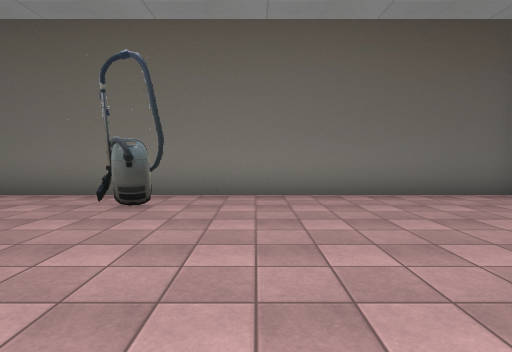
[1] (above)

16 first-person views from a walk through a 3-D level made in the Unity game engine. The camera is 1.5 m above the floor, tilts 4° down and sees 80° across. The floor is counted in squares, 2 m on a side. Each view is taken from the middle of a square. On the plan, view 1 faces up. The plan holds only what a view shows up to about 10 squares ahead; the rest is blank. The place goes on beyond the plan. The player character is not drawn. Some surface patterns are stand-ins.

[2]
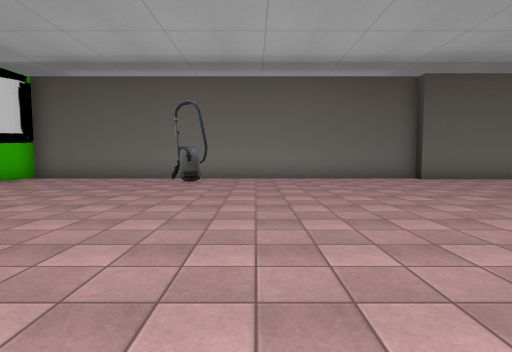

[3]
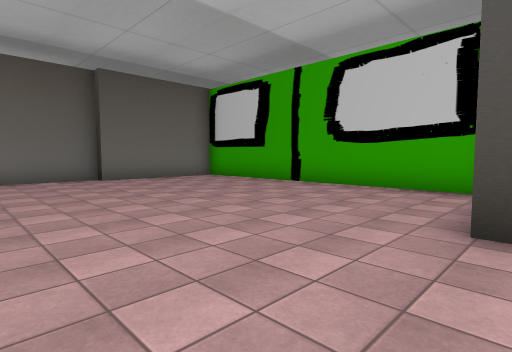

[4]
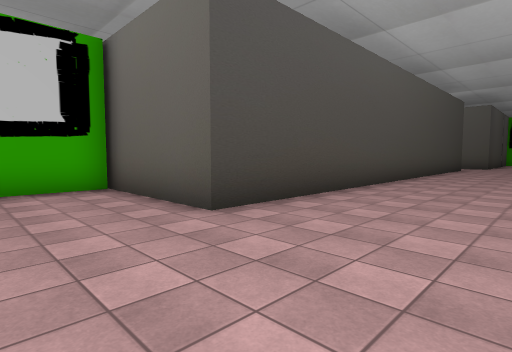

[5]
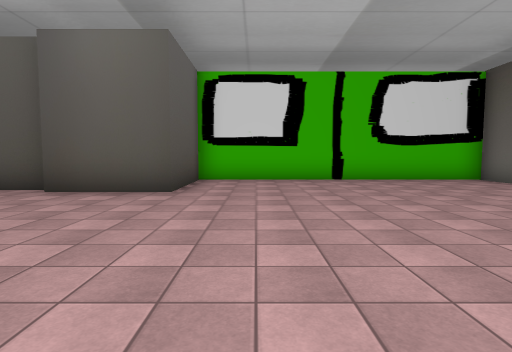

[6]
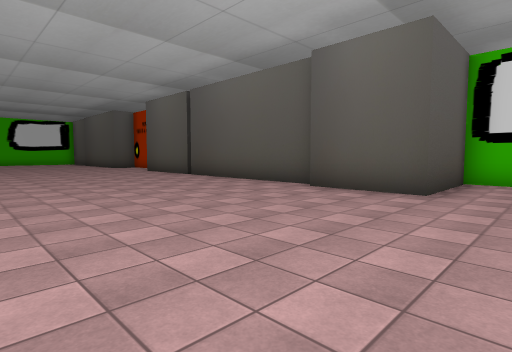

[7]
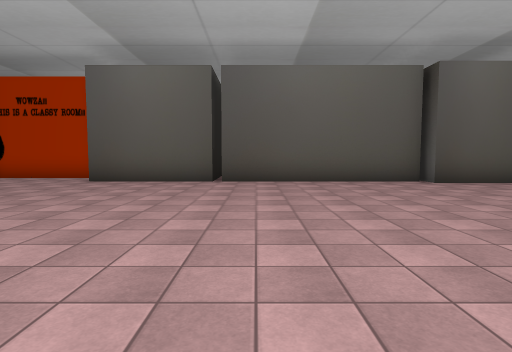

[8]
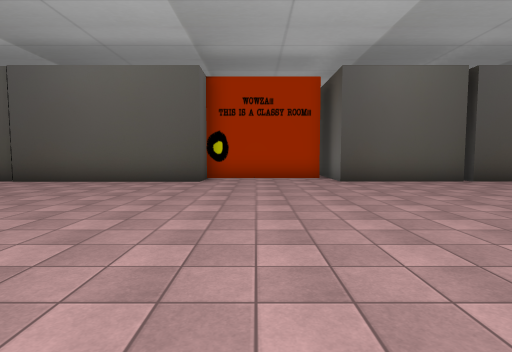

[9]
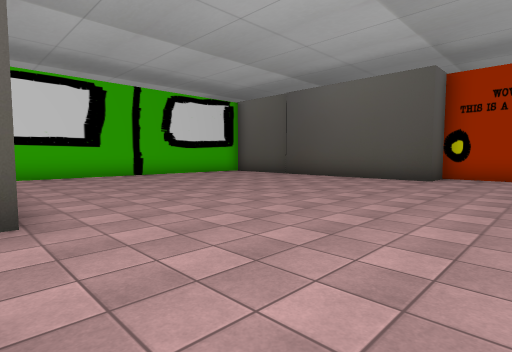

[10]
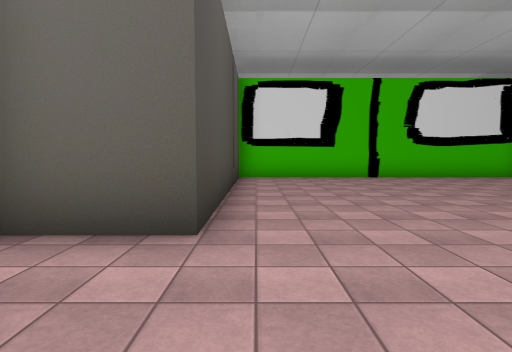

[11]
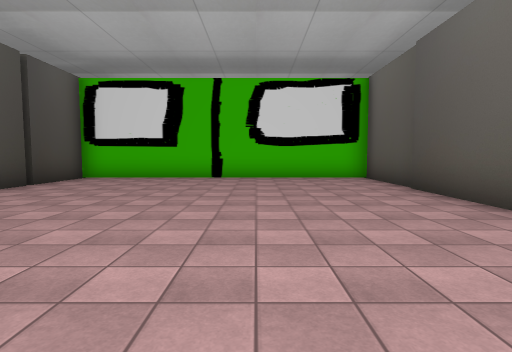

[12]
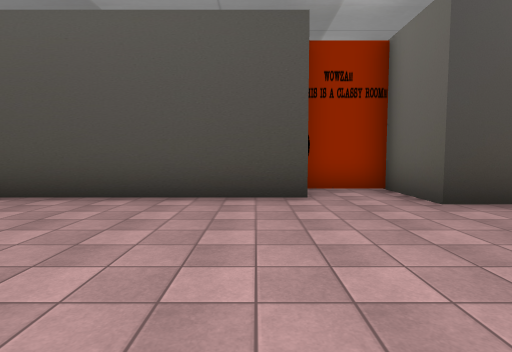

[13]
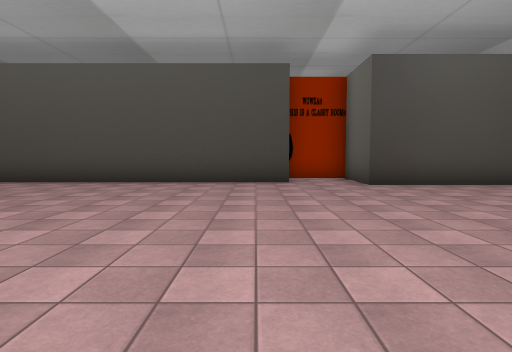

[14]
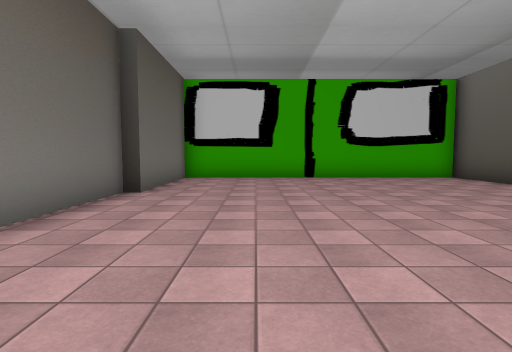

[15]
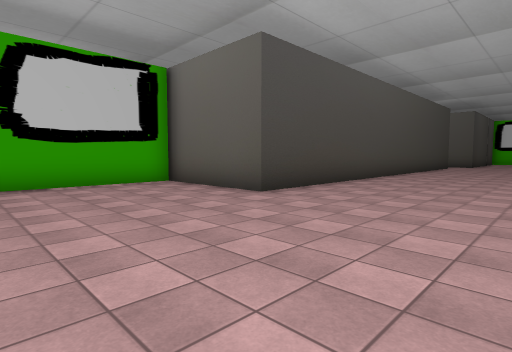

[16]
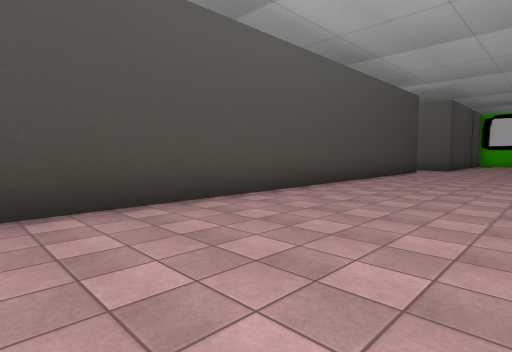

### Floor plan
Points are (right, up) in squares from view 1. A wall is a line through its corners. A room is listed if a view was taken in it or the views show most of it. See-through windows are left out.
Room 1 (views 1, 2, 3, 4, 5, 6, 7, 8, 9, 10, 11, 12, 13, 14, 15, 16)
walls: (-4.5, -11.2) (-4.5, -14.6) (-6, -14.6); (-4.5, -5.4) (-4.5, -10.9); (-5.6, -15) (-5.6, -18.5) (-4.5, -18.5) (-4.5, -26.7) (4.5, -26.7) (4.5, -19.8) (6.6, -19.8) (6.6, -18); (8.8, -3.4) (8.8, 5.3) (5.1, 5.3) (5.1, 5.6) (-7, 5.6) (-7, -2.7) (-4.1, -2.7) (-4.1, -5.2) (-4.9, -5.2); (5.3, -18) (5.3, -3.5) (9.2, -3.5); (-1.2, 4.4) (-2.4, 4.4)

Where each view was taken, in squares from view 1:
view 1: 0 up, 0 right, facing up
view 2: 4 down, 0 right, facing up
view 3: 4 down, 2 right, facing up-right
view 4: 1 down, 2 right, facing down-right
view 5: 1 down, 2 right, facing left
view 6: 1 down, 2 right, facing down-left
view 7: 10 down, 4 right, facing left
view 8: 17 down, 4 right, facing left
view 9: 16 down, 5 right, facing down-left
view 10: 17 down, 4 right, facing down
view 11: 17 down, 1 left, facing down
view 12: 17 down, 0 right, facing right
view 13: 17 down, 3 left, facing right
view 14: 3 up, 1 left, facing right
view 15: 1 up, 1 right, facing down-right
view 16: 4 down, 1 right, facing down-right
